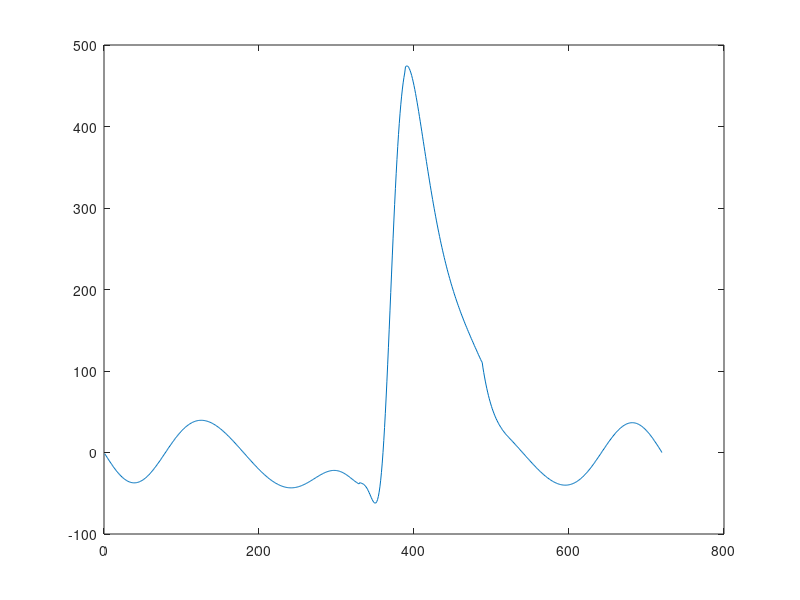

Write MATLAB code to recreate this figure.

load('part1.mat')
load('part2.mat')

Torque = zeros(1,length(crank_angle));

for k= 1:length(crank_angle)
A1=[0 0 0 0 1 0 1 0; 
     0 0 0 0 0 1 0 0;
     0 0 1 0 -1 0 0 0;
     0 0 0 1 0 -1 0 0;
     0 0 AG3*cosd(coupler_angle0(k)) AG3*sind(coupler_angle0(k)) BG3*cosd(coupler_angle0(k)) BG3*sind(coupler_angle0(k)) 0 0;
     1 0 -1 0 0 0 0 0;
     0 1 0 -1 0 0 0 0;
     0 0 crank_length*cosd(crank_angle(k)) crank_length*sind(crank_angle(k)) 0 0 0 1];

B1=[0;
    m4*a4y(k)+Fg(k)-F_atm+m4*g;
    m3*a3x(k);
    m3*a3y(k)+m3*g;
    J3*alpha3(k);
    m2*a2x(k);
    m2*a2y(k)+m2*g;
    -(m2*g)*OG2*sind(crank_angle(k))];
z = linsolve(A1,B1);
Torque(k) = -z(8);
end

plot(crank_angle, Torque)